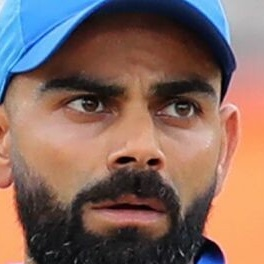
#> input picture faces/face_0.jpg, 264 x 264 px, given as the content of the folder dataset, which was not available
$ python extract_faces.py
#> lines starting #> are read from the running program, lines starting #| are printed output that depends on the picture; pictures that were not available may be replaced by others from this repository, and a replacement may not be noted
import cv2
import os


def extract_faces(folder_path):

#> called with folder_path = 'dataset'
    files = os.listdir(folder_path)

    face_cascade = cv2.CascadeClassifier(
        cv2.data.haarcascades +
        "haarcascade_frontalface_default.xml"
    )

    count = 0

    for file in files:

        path = os.path.join(folder_path, file)

        image = cv2.imread(path)
#> image is the input picture: shape (264, 264, 3); mean B, G, R 94.4, 102.8, 129.9

        if image is None:
            continue

        gray = cv2.cvtColor(
            image,
            cv2.COLOR_BGR2GRAY
        )
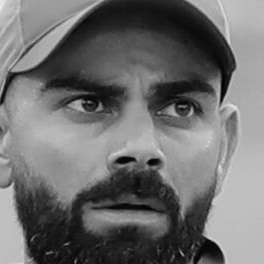
#> gray: shape (264, 264); min 0, max 235, mean 110

        faces = face_cascade.detectMultiScale(
            gray,
            scaleFactor=1.1,
            minNeighbors=6,
            minSize=(80, 80)
        )
#> faces = [[31, 25, 209, 209]]

        for (x, y, w, h) in faces:

            face = image[y:y+h, x:x+w]

            save_path = f"faces/face_{count}.jpg"

            cv2.imwrite(save_path, face)

            count += 1
#> this loop made 1 pass
#> (x, y, w, h, save_path, count) on pass 1: (31, 25, 209, 209, 'faces/face_0.jpg', 1)
#> pass 1, in extract_faces, `face = image[y:y+h, x:x+w]`:
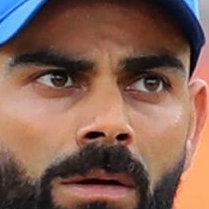
#> face: shape (209, 209, 3); mean B, G, R 82.2, 95.1, 130
#> after the loop, count = 1

    print("Finished")


if __name__ == "__main__":
   extract_faces("dataset")

$ run again, on faces/face_2.jpg
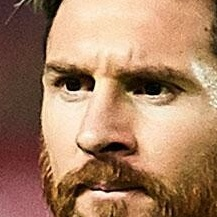
#> input picture faces/face_2.jpg, 217 x 217 px, given as the content of the folder dataset, which was not available
#> in extract_faces, image is the input picture: shape (217, 217, 3); mean B, G, R 99.5, 128.5, 167.4
#> in extract_faces, `gray = cv2.cvtColor( image, cv2.COLOR_BGR2GRAY )`:
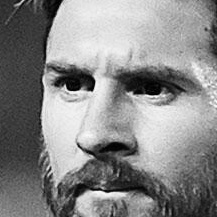
#> gray: shape (217, 217); min 0, max 251, mean 136.8
#> faces = [[19, 18, 171, 171]]
#> the loop in extract_faces, `for (x, y, w, h) in faces: ` made 1 pass
#> (x, y, w, h, save_path, count) on pass 1: (19, 18, 171, 171, 'faces/face_0.jpg', 1)
#> pass 1, in extract_faces, `face = image[y:y+h, x:x+w]`:
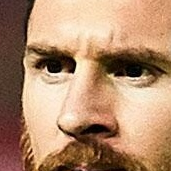
#> face: shape (171, 171, 3); mean B, G, R 109.9, 140.4, 178.8
#> after the loop in extract_faces, `for (x, y, w, h) in faces:`: count = 1

$ run again, on faces/face_4.jpg
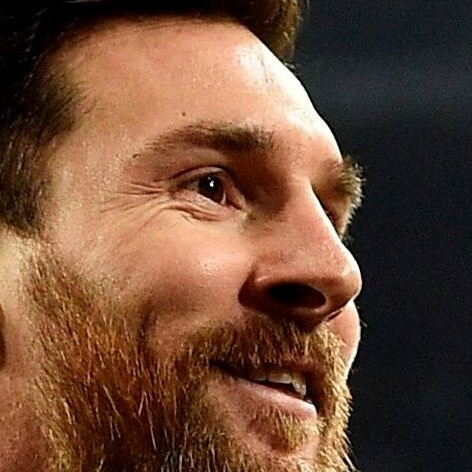
#> input picture faces/face_4.jpg, 472 x 472 px, given as the content of the folder dataset, which was not available
#> in extract_faces, image is the input picture: shape (472, 472, 3); mean B, G, R 54.7, 73.9, 107.1
#> in extract_faces, `gray = cv2.cvtColor( image, cv2.COLOR_BGR2GRAY )`:
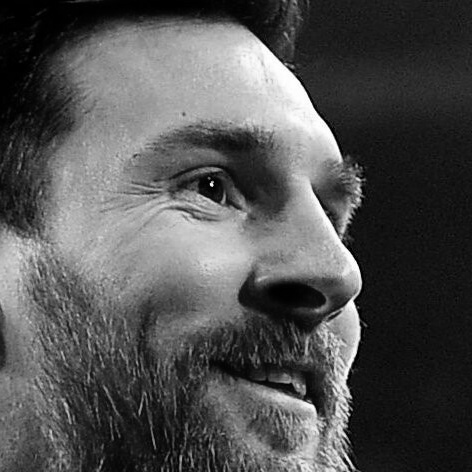
#> gray: shape (472, 472); min 0, max 255, mean 81.7
#> faces = ()
#> after the loop in extract_faces, `for (x, y, w, h) in faces:`: count = 0
